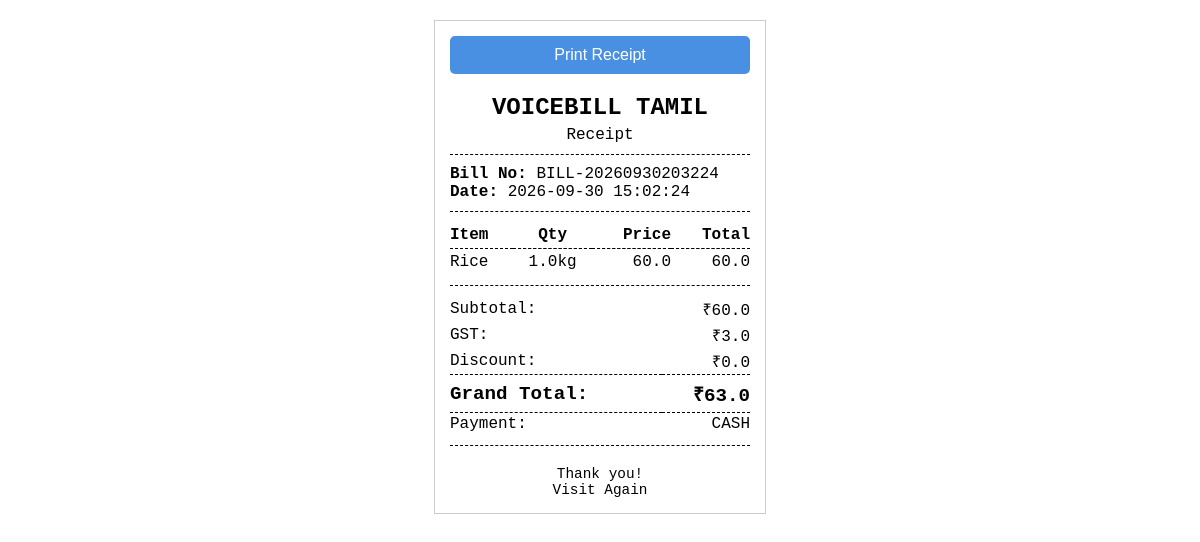
The app's page /bill/2/view with its own data.
### tables this page shows
CREATE TABLE settings (
    key TEXT PRIMARY KEY,
    value TEXT NOT NULL
);

CREATE TABLE bills (
    id INTEGER PRIMARY KEY AUTOINCREMENT,
    bill_number TEXT NOT NULL UNIQUE,
    subtotal REAL NOT NULL,
    discount REAL DEFAULT 0,
    gst REAL DEFAULT 0,
    grand_total REAL NOT NULL,
    payment_method TEXT,
    created_at TIMESTAMP DEFAULT CURRENT_TIMESTAMP
);

CREATE TABLE bill_items (
    id INTEGER PRIMARY KEY AUTOINCREMENT,
    bill_id INTEGER,
    product_id INTEGER,
    quantity REAL NOT NULL,
    unit TEXT NOT NULL,
    price REAL NOT NULL,
    total REAL NOT NULL,
    FOREIGN KEY (bill_id) REFERENCES bills (id),
    FOREIGN KEY (product_id) REFERENCES products (id)
);

CREATE TABLE products (
    id INTEGER PRIMARY KEY AUTOINCREMENT,
    name TEXT NOT NULL,
    category TEXT NOT NULL,
    unit TEXT NOT NULL,
    price REAL NOT NULL,
    gst_percentage REAL DEFAULT 0,
    stock_quantity REAL DEFAULT 0,
    minimum_stock REAL DEFAULT 0,
    image TEXT,
    created_at TIMESTAMP DEFAULT CURRENT_TIMESTAMP
);

### backend/app.py (the view)
@app.route('/bill/<int:id>/view')
def print_bill_view(id):
    conn = get_db()
    c = conn.cursor()
    c.execute("SELECT * FROM bills WHERE id=?", (id,))
    row = c.fetchone()
    if not row:
        return "Bill not found", 404
    bill = dict(row)
    c.execute('''SELECT bi.*, p.name FROM bill_items bi
                 JOIN products p ON bi.product_id = p.id
                 WHERE bi.bill_id=?''', (id,))
    items = [dict(row) for row in c.fetchall()]
    c.execute("SELECT key, value FROM settings")
    shop_settings = {row['key']: row['value'] for row in c.fetchall()}
    conn.close()
    return render_template('print_template.html', bill=bill, items=items, settings=shop_settings)

### backend/database.py (called while the page is built)
def get_db():
    conn = sqlite3.connect(DB_PATH)
    conn.row_factory = sqlite3.Row
    return conn

### templates/print_template.html (shortened to what this page needs)
<!DOCTYPE html>
<html lang="en">
<head>
</head>
<body>
<div class="receipt">
    <button class="print-btn no-print" onclick="window.print()">Print Receipt</button>
    <div class="text-center">
        <div class="shop-name">{{ settings.get('shop_name', 'VOICEBILL TAMIL') }}</div>
        <div>Receipt</div>
    </div>
    <div class="divider"></div>
    <div>
        <strong>Bill No:</strong> {{ bill.bill_number }}<br>
        <strong>Date:</strong> {{ bill.created_at }}
    </div>
    <div class="divider"></div>
    <table>
        <thead>
            <tr>
                <th class="text-left">Item</th>
                <th class="text-center">Qty</th>
                <th class="text-right">Price</th>
                <th class="text-right">Total</th>
            </tr>
        </thead>
        <tbody>
            {% for item in items %}
            <tr>
                <td class="text-left">{{ item.name }}</td>
                <td class="text-center">{{ item.quantity }}{{ item.unit }}</td>
                <td class="text-right">{{ item.price }}</td>
                <td class="text-right">{{ item.total }}</td>
            </tr>
            {% endfor %}
        </tbody>
    </table>
    <div class="divider"></div>
    <table class="totals-table">
        <tr>
            <td class="text-left">Subtotal:</td>
            <td class="text-right">₹{{ bill.subtotal }}</td>
        </tr>
        <tr>
            <td class="text-left">GST:</td>
            <td class="text-right">₹{{ bill.gst }}</td>
        </tr>
        <tr>
            <td class="text-left">Discount:</td>
            <td class="text-right">₹{{ bill.discount }}</td>
        </tr>
        <tr>
            <td class="text-left grand-total">Grand Total:</td>
            <td class="text-right grand-total">₹{{ bill.grand_total }}</td>
        </tr>
        <tr>
            <td class="text-left">Payment:</td>
            <td class="text-right">{{ bill.payment_method }}</td>
        </tr>
    </table>
    <div class="divider"></div>
    <div class="footer">
        Thank you!<br>
        Visit Again
    </div>
</div>
</body>
</html>

### templates/print_template.html (style rules this page uses)
body { font-family: 'Courier New', Courier, monospace; margin: 0; padding: 20px; background: #fff; color: #000; }
.receipt { width: 300px; margin: 0 auto; border: 1px solid #ccc; padding: 15px; }
.text-center { text-align: center; }
.text-right { text-align: right; }
.text-left { text-align: left; }
.shop-name { font-size: 1.5em; font-weight: bold; margin-bottom: 5px; }
.divider { border-top: 1px dashed #000; margin: 10px 0; }
table { width: 100%; border-collapse: collapse; }
th, td { padding: 4px 0; }
th { border-bottom: 1px dashed #000; }
.totals-table { width: 100%; margin-top: 10px; }
.totals-table td { padding: 2px 0; }
.grand-total { font-weight: bold; font-size: 1.2em; border-top: 1px dashed #000; border-bottom: 1px dashed #000; padding: 5px 0 !important; }
.footer { margin-top: 20px; text-align: center; font-size: 0.9em; }
.print-btn { display: block; width: 100%; padding: 10px; margin-bottom: 20px; background: #4A90E2; color: white; border: none; border-radius: 5px; cursor: pointer; font-size: 1em; }

### records on screen
settings: get "VOICEBILL TAMIL"
bills: bill_number "BILL-20260930203224", created_at "2026-09-30 15:02:24", subtotal "60.0", gst "3.0", discount "0.0", grand_total "63.0", payment_method "CASH"
bill_items: name "Rice", quantity "1.0", unit "kg", price "60.0", total "60.0"
